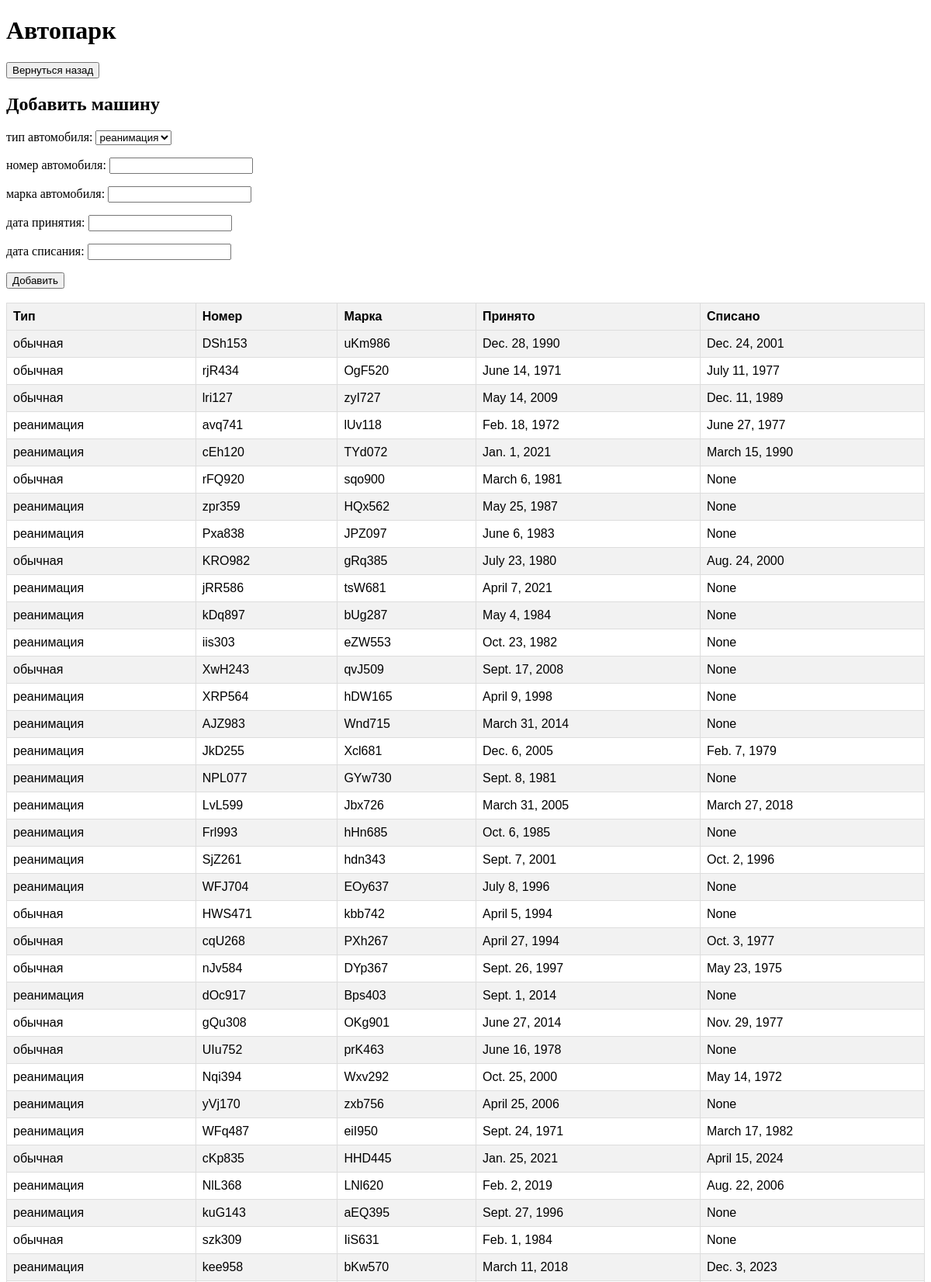
/cars (upper part), run on the app's committed database.
### myapp/models.py (models this page shows, shortened)
class Cars(models.Model):
    TYPES_CHOICES = (
        ('реанимация', 'реанимация'),
        ('обычная', 'обычная'),
    )
    type = models.CharField(max_length=255, choices=TYPES_CHOICES)
    number = models.CharField(max_length=255)
    mark = models.CharField(max_length=255)
    datestart = models.DateField(max_length=255)
    dateend = models.DateField(max_length=255, null=True)

### myapp/views.py (the view, shortened to what this page needs)
# urls.py: path('cars', views.cars, name='cars'),
def cars(request):
    objects = Cars.objects.all().order_by('id')
    form = CarsForm()
    return render(request, 'myapp/cars.html', {'objects': objects, 'form': form})

### myapp/forms.py
class CarsForm(forms.ModelForm):
    TYPES_CHOICES = (
        ('реанимация', 'реанимация'),
        ('обычная', 'обычная'),
    )
    type = forms.ChoiceField(choices=TYPES_CHOICES, label='тип автомобиля')
    number = forms.CharField( label='номер автомобиля')
    mark = forms.CharField(label='марка автомобиля')
    datestart = forms.DateField(
        label='дата принятия',
    )
    dateend = forms.DateField(
        label='дата списания',
        required=False
    )
    class Meta:
        model = Cars
        fields = '__all__'

### myapp/templates/myapp/cars.html (shortened to what this page needs)
<!DOCTYPE html>
<head>
</head>
<body>
    <h1>Автопарк</h1>
    <button class="button"><a href="index" style="color: inherit; text-decoration: none;">Вернуться назад</a></button>
    <h2>Добавить машину</h2>
    <form action="" method="post">
        {{ form.as_p }}
        <input type="submit" value="Добавить">
    </form>
    <br />
    <table>
        <tr>
            <th>Тип</th>
            <th>Номер</th>
            <th>Марка</th>
            <th>Принято</th>
            <th>Списано</th>
        </tr>
        {% for obj in objects %}
        <tr>
            <td>{{ obj.type }}</td>
            <td>{{ obj.number }}</td>
            <td>{{ obj.mark }}</td>
            <td>{{ obj.datestart }}</td>
            <td>{{ obj.dateend }}</td>
        </tr>
        {% endfor %}
    </table>
</body>
<html>

### myapp/templates/myapp/cars.html (style rules this page uses)
table { font-family: Arial, sans-serif; border-collapse: collapse; width: 100%; }
th, td { border: 1px solid #dddddd; text-align: left; padding: 8px; }
th { background-color: #f2f2f2; }
tr:nth-child(even) { background-color: #f2f2f2; }

### data on the page
Cars: type "обычная", number "DSh153", mark "uKm986", datestart "Dec. 28, 1990", dateend "Dec. 24, 2001"
Cars: type "обычная", number "rjR434", mark "OgF520", datestart "June 14, 1971", dateend "July 11, 1977"
Cars: type "обычная", number "lri127", mark "zyI727", datestart "May 14, 2009", dateend "Dec. 11, 1989"
Cars: type "реанимация", number "avq741", mark "lUv118", datestart "Feb. 18, 1972", dateend "June 27, 1977"
Cars: type "реанимация", number "cEh120", mark "TYd072", datestart "Jan. 1, 2021", dateend "March 15, 1990"
Cars: type "обычная", number "rFQ920", mark "sqo900", datestart "March 6, 1981", dateend "None"
Cars: type "реанимация", number "zpr359", mark "HQx562", datestart "May 25, 1987", dateend "None"
Cars: type "реанимация", number "Pxa838", mark "JPZ097", datestart "June 6, 1983", dateend "None"
Cars: type "обычная", number "KRO982", mark "gRq385", datestart "July 23, 1980", dateend "Aug. 24, 2000"
Cars: type "реанимация", number "jRR586", mark "tsW681", datestart "April 7, 2021", dateend "None"
Cars: type "реанимация", number "kDq897", mark "bUg287", datestart "May 4, 1984", dateend "None"
Cars: type "реанимация", number "iis303", mark "eZW553", datestart "Oct. 23, 1982", dateend "None"
Cars: type "обычная", number "XwH243", mark "qvJ509", datestart "Sept. 17, 2008", dateend "None"
Cars: type "реанимация", number "XRP564", mark "hDW165", datestart "April 9, 1998", dateend "None"
Cars: type "реанимация", number "AJZ983", mark "Wnd715", datestart "March 31, 2014", dateend "None"
Cars: type "реанимация", number "JkD255", mark "Xcl681", datestart "Dec. 6, 2005", dateend "Feb. 7, 1979"
Cars: type "реанимация", number "NPL077", mark "GYw730", datestart "Sept. 8, 1981", dateend "None"
Cars: type "реанимация", number "LvL599", mark "Jbx726", datestart "March 31, 2005", dateend "March 27, 2018"
Cars: type "реанимация", number "Frl993", mark "hHn685", datestart "Oct. 6, 1985", dateend "None"
Cars: type "реанимация", number "SjZ261", mark "hdn343", datestart "Sept. 7, 2001", dateend "Oct. 2, 1996"
Cars: type "реанимация", number "WFJ704", mark "EOy637", datestart "July 8, 1996", dateend "None"
Cars: type "обычная", number "HWS471", mark "kbb742", datestart "April 5, 1994", dateend "None"
Cars: type "обычная", number "cqU268", mark "PXh267", datestart "April 27, 1994", dateend "Oct. 3, 1977"
Cars: type "обычная", number "nJv584", mark "DYp367", datestart "Sept. 26, 1997", dateend "May 23, 1975"
Cars: type "реанимация", number "dOc917", mark "Bps403", datestart "Sept. 1, 2014", dateend "None"
Cars: type "обычная", number "gQu308", mark "OKg901", datestart "June 27, 2014", dateend "Nov. 29, 1977"
Cars: type "обычная", number "UIu752", mark "prK463", datestart "June 16, 1978", dateend "None"
Cars: type "реанимация", number "Nqi394", mark "Wxv292", datestart "Oct. 25, 2000", dateend "May 14, 1972"
Cars: type "реанимация", number "yVj170", mark "zxb756", datestart "April 25, 2006", dateend "None"
Cars: type "реанимация", number "WFq487", mark "eiI950", datestart "Sept. 24, 1971", dateend "March 17, 1982"
Cars: type "обычная", number "cKp835", mark "HHD445", datestart "Jan. 25, 2021", dateend "April 15, 2024"
Cars: type "реанимация", number "NlL368", mark "LNl620", datestart "Feb. 2, 2019", dateend "Aug. 22, 2006"
Cars: type "реанимация", number "kuG143", mark "aEQ395", datestart "Sept. 27, 1996", dateend "None"
Cars: type "обычная", number "szk309", mark "IiS631", datestart "Feb. 1, 1984", dateend "None"
Cars: type "реанимация", number "kee958", mark "bKw570", datestart "March 11, 2018", dateend "Dec. 3, 2023"
